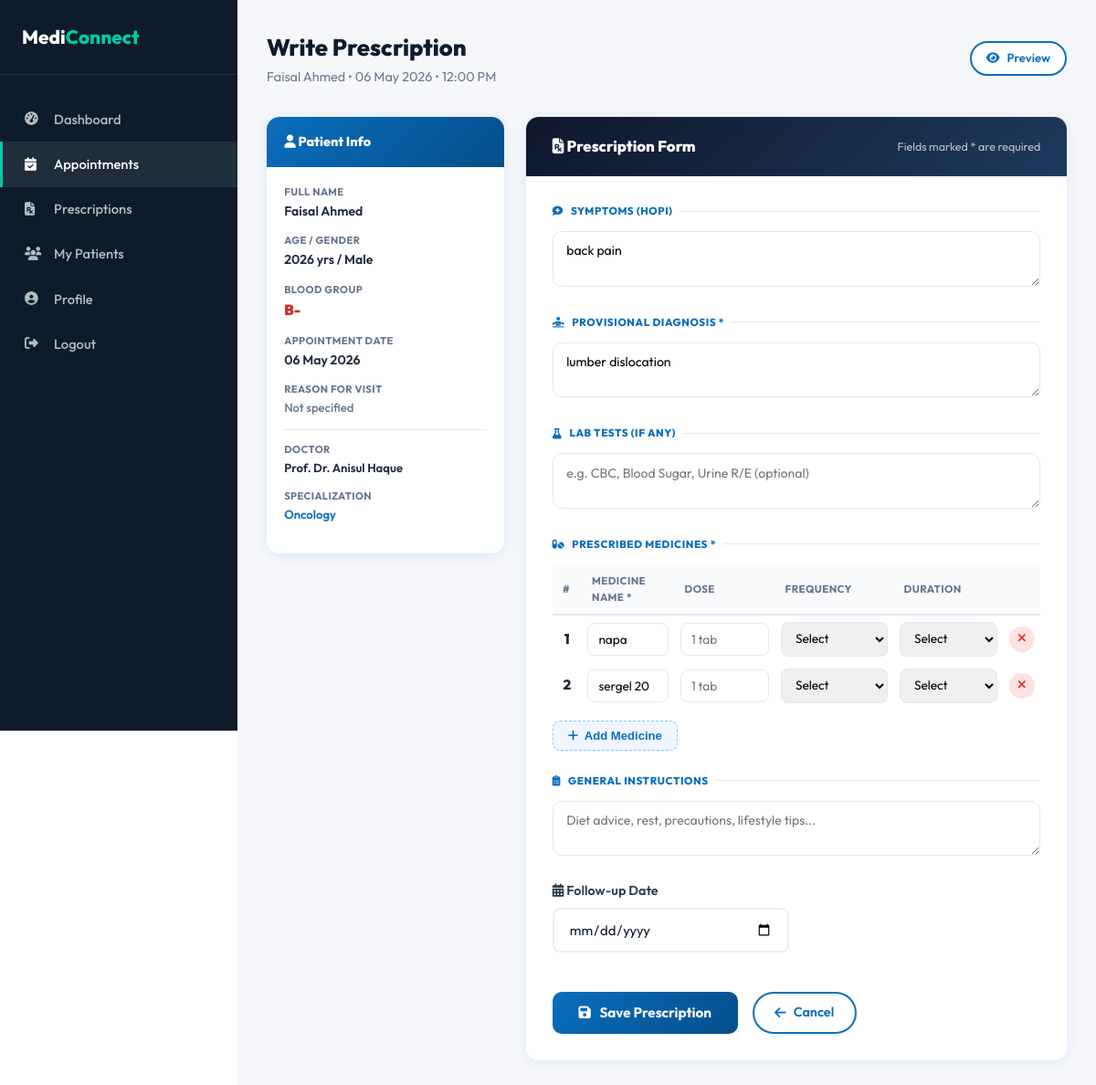
The app's page /doctor/add-prescription.php?appointment_id=18 (signed in) with its own data.
### tables this page shows
CREATE TABLE `appointments` (
  `id` int(11) NOT NULL,
  `patient_id` int(11) NOT NULL,
  `doctor_id` int(11) NOT NULL,
  `appointment_date` date NOT NULL,
  `appointment_time` time NOT NULL,
  `status` enum('Pending','Confirmed','Completed','Cancelled') DEFAULT 'Pending',
  `reason` text DEFAULT NULL,
  `call_type` enum('in-person','video') DEFAULT 'in-person',
  `room_id` varchar(100) DEFAULT NULL,
  `call_status` enum('pending','active','ended') DEFAULT 'pending',
  `call_started_at` datetime DEFAULT NULL,
  `call_ended_at` datetime DEFAULT NULL,
  `payment_status` enum('unpaid','paid','pending','failed') DEFAULT 'unpaid',
  `payment_method` enum('online','cash','pay_later') DEFAULT NULL,
  `payment_amount` decimal(10,2) DEFAULT 0.00,
  `transaction_id` varchar(100) DEFAULT NULL,
  `notes` text DEFAULT NULL,
  `cancelled_by` enum('patient','doctor') DEFAULT NULL,
  `cancel_reason` text DEFAULT NULL,
  `cancelled_at` datetime DEFAULT NULL,
  `created_at` timestamp NOT NULL DEFAULT current_timestamp()
);

CREATE TABLE `users` (
  `id` int(11) NOT NULL,
  `full_name` varchar(100) NOT NULL,
  `email` varchar(100) NOT NULL,
  `password` varchar(255) NOT NULL,
  `phone` varchar(20) DEFAULT NULL,
  `date_of_birth` date DEFAULT NULL,
  `gender` enum('Male','Female','Other') DEFAULT NULL,
  `blood_group` varchar(5) DEFAULT NULL,
  `address` text DEFAULT NULL,
  `profile_pic` varchar(255) DEFAULT 'default.png',
  `created_at` timestamp NOT NULL DEFAULT current_timestamp()
);

CREATE TABLE `doctors` (
  `id` int(11) NOT NULL,
  `full_name` varchar(100) NOT NULL,
  `email` varchar(100) NOT NULL,
  `password` varchar(255) NOT NULL,
  `phone` varchar(20) DEFAULT NULL,
  `specialization_id` int(11) DEFAULT NULL,
  `hospital_id` int(11) DEFAULT NULL,
  `qualification` varchar(255) DEFAULT NULL,
  `experience_years` int(11) DEFAULT 0,
  `consultation_fee` decimal(10,2) DEFAULT 0.00,
  `bio` text DEFAULT NULL,
  `profile_pic` varchar(255) DEFAULT 'default.png',
  `is_verified` tinyint(1) DEFAULT 0,
  `available_days` varchar(100) DEFAULT 'Mon,Tue,Wed,Thu,Fri',
  `available_time_start` time DEFAULT '09:00:00',
  `available_time_end` time DEFAULT '17:00:00',
  `created_at` timestamp NOT NULL DEFAULT current_timestamp()
);

CREATE TABLE `specializations` (
  `id` int(11) NOT NULL,
  `name` varchar(100) NOT NULL,
  `icon` varchar(50) DEFAULT 'fas fa-stethoscope',
  `description` text DEFAULT NULL
);

CREATE TABLE `prescriptions` (
  `id` int(11) NOT NULL,
  `appointment_id` int(11) NOT NULL,
  `patient_id` int(11) NOT NULL,
  `doctor_id` int(11) NOT NULL,
  `diagnosis` text DEFAULT NULL,
  `medicines` text DEFAULT NULL,
  `instructions` text DEFAULT NULL,
  `follow_up_date` date DEFAULT NULL,
  `file_path` varchar(255) DEFAULT NULL,
  `created_at` timestamp NOT NULL DEFAULT current_timestamp()
);

### includes/functions.php (called while the page is built, shortened)
<?php
function formatDate($date) {
    return date('d M Y', strtotime($date));
}
function formatTime($time) {
    return date('h:i A', strtotime($time));
}
?>

### doctor/add-prescription.php (the view, shortened to what this page needs)
<?php
require_once '../includes/functions.php';
$doc_id  = $_SESSION['doctor_id'];
$appt_id = (int)($_GET['appointment_id'] ?? 0);
$appt = mysqli_fetch_assoc(mysqli_query($conn,
    "SELECT a.*, u.full_name as pat_name, u.date_of_birth, u.gender, u.blood_group, u.phone as pat_phone, u.address as pat_address
     FROM appointments a
     JOIN users u ON a.patient_id = u.id
     WHERE a.id = $appt_id AND a.doctor_id = $doc_id"));
$doctor = mysqli_fetch_assoc(mysqli_query($conn,
    "SELECT d.*, s.name as spec_name, h.name as hosp_name
     FROM doctors d
     LEFT JOIN specializations s ON d.specialization_id = s.id
     LEFT JOIN hospitals h ON d.hospital_id = h.id
     WHERE d.id = $doc_id"));
$existing = mysqli_fetch_assoc(mysqli_query($conn, "SELECT * FROM prescriptions WHERE appointment_id = $appt_id"));
$existing_meds = [];
if ($existing && $existing['medicines']) {
    foreach (explode("\n", trim($existing['medicines'])) as $line) {
        $line  = trim($line);
        $parts = preg_split('/\s*[–\-]\s*/', $line, 4);
        $existing_meds[] = [
            'name' => trim($parts[0] ?? ''),
            'dose' => trim($parts[1] ?? ''),
            'freq' => trim($parts[2] ?? ''),
            'dur'  => trim($parts[3] ?? ''),
        ];
    }
}
$age = '';
if ($appt['date_of_birth']) {
    $age = date_diff(date_create($appt['date_of_birth']), date_create('today'))->y;
}
$existing_symptoms  = '';
$existing_diagnosis = '';
if ($existing && $existing['diagnosis']) {
    $lines = explode("\n", $existing['diagnosis'], 2);
    if (count($lines) === 2) {
        $existing_symptoms  = trim($lines[0]);
        $existing_diagnosis = trim($lines[1]);
    } else {
        $existing_diagnosis = trim($lines[0]);
    }
}
?>
<!DOCTYPE html>
<html lang="en">
<head>
<link rel="stylesheet" href="https://cdnjs.cloudflare.com/ajax/libs/font-awesome/6.4.0/css/all.min.css">
<link rel="stylesheet" href="<?= SITE_URL ?>/css/style.css">
</head>
<body>
<div class="dashboard">
    <nav class="sidebar">
        <div class="sidebar-brand">Medi<span>Connect</span></div>
        <ul class="sidebar-menu">
            <li><a href="dashboard.php"><i class="fas fa-tachometer-alt"></i> Dashboard</a></li>
            <li><a href="appointments.php" class="active"><i class="fas fa-calendar-check"></i> Appointments</a></li>
            <li><a href="prescriptions.php"><i class="fas fa-file-prescription"></i> Prescriptions</a></li>
            <li><a href="patients.php"><i class="fas fa-users"></i> My Patients</a></li>
            <li><a href="profile.php"><i class="fas fa-user-circle"></i> Profile</a></li>
            <li><a href="../logout.php"><i class="fas fa-sign-out-alt"></i> Logout</a></li>
        </ul>
    </nav>
    <main class="dashboard-main">
        <div class="dash-header">
            <div>
                <h1>Write Prescription</h1>
                <p><?= htmlspecialchars($appt['pat_name']) ?> &bull; <?= formatDate($appt['appointment_date']) ?> &bull; <?= formatTime($appt['appointment_time']) ?></p>
            </div>
            <?php if ($existing): ?>
            <a href="../patient/view-prescription.php?id=<?= $existing['id'] ?>" target="_blank" class="btn btn-secondary btn-sm">
                <i class="fas fa-eye"></i> Preview
            </a>
            <?php endif; ?>
        </div>
        <div class="presc-wrap">
            <div class="pat-info-card">
                <div class="pat-card-head">
                    <h4><i class="fas fa-user"></i> Patient Info</h4>
                </div>
                <div class="pat-card-body">
                    <div class="pat-field">
                        <div class="lbl">Full Name</div>
                        <div class="val"><?= htmlspecialchars($appt['pat_name']) ?></div>
                    </div>
                    <div class="pat-field">
                        <div class="lbl">Age / Gender</div>
                        <div class="val"><?= $age ? $age . ' yrs' : 'N/A' ?> / <?= $appt['gender'] ?: 'N/A' ?></div>
                    </div>
                    <div class="pat-field">
                        <div class="lbl">Blood Group</div>
                        <div class="val blood"><?= $appt['blood_group'] ?: 'N/A' ?></div>
                    </div>
                    <div class="pat-field">
                        <div class="lbl">Appointment Date</div>
                        <div class="val"><?= formatDate($appt['appointment_date']) ?></div>
                    </div>
                    <div class="pat-field">
                        <div class="lbl">Reason for Visit</div>
                        <div class="val reason"><?= htmlspecialchars($appt['reason'] ?: 'Not specified') ?></div>
                    </div>
                    <hr style="border:none;border-top:1px solid #e2e8f0;margin:.8rem 0;">
                    <div class="pat-field">
                        <div class="lbl">Doctor</div>
                        <div class="val" style="font-size:.82rem;"><?= htmlspecialchars($doctor['full_name']) ?></div>
                    </div>
                    <div class="pat-field">
                        <div class="lbl">Specialization</div>
                        <div class="val" style="font-size:.82rem;color:var(--primary);"><?= htmlspecialchars($doctor['spec_name'] ?? '') ?></div>
                    </div>
                </div>
            </div>
            <div class="presc-form-card">
                <div class="presc-form-head">
                    <h2><i class="fas fa-file-prescription"></i> Prescription Form</h2>
                    <span style="font-size:.78rem;opacity:.7;">Fields marked * are required</span>
                </div>
                <div class="presc-form-body">
                    <form method="POST" id="prescForm">
                        <div class="sec-title"><i class="fas fa-comment-medical"></i> Symptoms (HOPI)</div>
                        <div class="form-group">
                            <textarea name="symptoms" class="rx-textarea" rows="2"
                                placeholder="Patient's chief complaints and history of present illness..."><?= htmlspecialchars($existing_symptoms) ?></textarea>
                        </div>
                        <div class="sec-title"><i class="fas fa-diagnoses"></i> Provisional Diagnosis *</div>
                        <div class="form-group">
                            <textarea name="diagnosis" class="rx-textarea" rows="2" required
                                placeholder="e.g. Viral fever, Hypertension, Type 2 Diabetes..."><?= htmlspecialchars($existing_diagnosis) ?></textarea>
                        </div>
                        <div class="sec-title"><i class="fas fa-flask"></i> Lab Tests (if any)</div>
                        <div class="form-group">
                            <textarea name="lab_tests" class="rx-textarea" rows="2"
                                placeholder="e.g. CBC, Blood Sugar, Urine R/E (optional)"><?= htmlspecialchars($existing['lab_tests'] ?? '') ?></textarea>
                        </div>
                        <div class="sec-title"><i class="fas fa-pills"></i> Prescribed Medicines *</div>
                        <table class="med-table" id="medTable">
                            <thead>
                                <tr>
                                    <th style="width:32px;">#</th>
                                    <th>Medicine Name *</th>
                                    <th style="width:110px;">Dose</th>
                                    <th style="width:130px;">Frequency</th>
                                    <th style="width:120px;">Duration</th>
                                    <th style="width:36px;"></th>
                                </tr>
                            </thead>
                            <tbody id="medBody">
                                <?php foreach ($existing_meds as $idx => $m): ?>
                                <tr class="med-row">
                                    <td class="med-num-cell"><?= $idx + 1 ?></td>
                                    <td><input type="text" name="med_name[]" class="med-input" value="<?= htmlspecialchars($m['name']) ?>" placeholder="e.g. Paracetamol 500mg" required></td>
                                    <td><input type="text" name="med_dose[]" class="med-input" value="<?= htmlspecialchars($m['dose']) ?>" placeholder="1 tab"></td>
                                    <td>
                                        <select name="med_freq[]" class="med-input">
                                            <option value="">Select</option>
                                        </select>
                                    </td>
                                    <td>
                                        <select name="med_dur[]" class="med-input">
                                            <option value="">Select</option>
                                        </select>
                                    </td>
                                    <td>
                                        <button type="button" class="del-row-btn" onclick="delRow(this)" title="Remove">
                                            <i class="fas fa-times"></i>
                                        </button>
                                    </td>
                                </tr>
                                <?php endforeach; ?>
                            </tbody>
                        </table>
                        <button type="button" class="add-med-btn" onclick="addMedRow()">
                            <i class="fas fa-plus"></i> Add Medicine
                        </button>
                        <div class="sec-title" style="margin-top:1.5rem;"><i class="fas fa-clipboard-list"></i> General Instructions</div>
                        <div class="form-group">
                            <textarea name="instructions" class="rx-textarea" rows="2"
                                placeholder="Diet advice, rest, precautions, lifestyle tips..."><?= htmlspecialchars($existing['instructions'] ?? '') ?></textarea>
                        </div>
                        <div class="form-grid-2">
                            <div class="form-group">
                                <label class="form-label"><i class="fas fa-calendar-alt"></i> Follow-up Date</label>
                                <input type="date" name="follow_up_date" class="form-control"
                                       min="<?= date('Y-m-d') ?>"
                                       value="<?= $existing['follow_up_date'] ?? '' ?>">
                            </div>
                        </div>
                        <div class="action-row">
                            <button type="submit" class="btn-save">
                                <i class="fas fa-save"></i> Save Prescription
                            </button>
                            <a href="appointments.php" class="btn btn-secondary">
                                <i class="fas fa-arrow-left"></i> Cancel
                            </a>
                        </div>
                    </form>
                </div>
            </div>
        </div>
    </main>
</div>
</body>
</html>

### records on screen
appointments: patient.full_name "Faisal Ahmed", appointment_date "06 May 2026", appointment_time "12:00 PM", patient.date_of_birth "2026", patient.gender "Male", patient.blood_group "B-", reason "Not specified"
doctors: full_name "Prof. Dr. Anisul Haque", specialization.name "Oncology"
prescriptions: symptoms "back pain", diagnosis "lumber dislocation"
